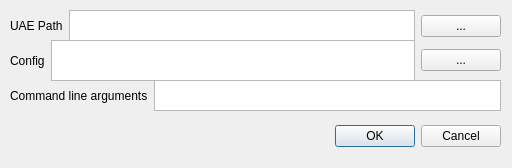
<?xml version="1.0" encoding="UTF-8"?>
<ui version="4.0">
 <class>AmigaUAEConfig</class>
 <widget class="QDialog" name="AmigaUAEConfig">
  <property name="geometry">
   <rect>
    <x>0</x>
    <y>0</y>
    <width>512</width>
    <height>168</height>
   </rect>
  </property>
  <property name="sizePolicy">
   <sizepolicy hsizetype="Preferred" vsizetype="Fixed">
    <horstretch>1</horstretch>
    <verstretch>0</verstretch>
   </sizepolicy>
  </property>
  <property name="windowTitle">
   <string>Configure settings for UAE</string>
  </property>
  <property name="modal">
   <bool>true</bool>
  </property>
  <widget class="QDialogButtonBox" name="buttonBox">
   <property name="geometry">
    <rect>
     <x>160</x>
     <y>120</y>
     <width>341</width>
     <height>32</height>
    </rect>
   </property>
   <property name="orientation">
    <enum>Qt::Horizontal</enum>
   </property>
   <property name="standardButtons">
    <set>QDialogButtonBox::Cancel|QDialogButtonBox::Ok</set>
   </property>
  </widget>
  <widget class="QWidget" name="horizontalLayoutWidget">
   <property name="geometry">
    <rect>
     <x>10</x>
     <y>10</y>
     <width>491</width>
     <height>32</height>
    </rect>
   </property>
   <layout class="QHBoxLayout" name="horizontalLayout">
    <item>
     <widget class="QLabel" name="label">
      <property name="text">
       <string>UAE Path</string>
      </property>
     </widget>
    </item>
    <item>
     <widget class="QTextEdit" name="UAEDir"/>
    </item>
    <item>
     <widget class="QPushButton" name="uaeDirSelect">
      <property name="text">
       <string>...</string>
      </property>
     </widget>
    </item>
   </layout>
  </widget>
  <widget class="QWidget" name="horizontalLayoutWidget_2">
   <property name="geometry">
    <rect>
     <x>10</x>
     <y>80</y>
     <width>491</width>
     <height>31</height>
    </rect>
   </property>
   <layout class="QHBoxLayout" name="horizontalLayout_3">
    <item>
     <widget class="QLabel" name="label_2">
      <property name="text">
       <string>Command line arguments</string>
      </property>
     </widget>
    </item>
    <item>
     <widget class="QTextEdit" name="textEdit"/>
    </item>
   </layout>
  </widget>
  <widget class="QWidget" name="horizontalLayoutWidget_3">
   <property name="geometry">
    <rect>
     <x>10</x>
     <y>40</y>
     <width>491</width>
     <height>41</height>
    </rect>
   </property>
   <layout class="QHBoxLayout" name="horizontalLayout_4">
    <item>
     <widget class="QLabel" name="label_3">
      <property name="text">
       <string>Config</string>
      </property>
     </widget>
    </item>
    <item>
     <widget class="QTextEdit" name="UAEDir_2"/>
    </item>
    <item>
     <widget class="QPushButton" name="uaeDirSelect_2">
      <property name="text">
       <string>...</string>
      </property>
     </widget>
    </item>
   </layout>
  </widget>
 </widget>
 <resources/>
 <connections>
  <connection>
   <sender>buttonBox</sender>
   <signal>accepted()</signal>
   <receiver>AmigaUAEConfig</receiver>
   <slot>accept()</slot>
   <hints>
    <hint type="sourcelabel">
     <x>248</x>
     <y>254</y>
    </hint>
    <hint type="destinationlabel">
     <x>157</x>
     <y>274</y>
    </hint>
   </hints>
  </connection>
  <connection>
   <sender>buttonBox</sender>
   <signal>rejected()</signal>
   <receiver>AmigaUAEConfig</receiver>
   <slot>reject()</slot>
   <hints>
    <hint type="sourcelabel">
     <x>316</x>
     <y>260</y>
    </hint>
    <hint type="destinationlabel">
     <x>286</x>
     <y>274</y>
    </hint>
   </hints>
  </connection>
 </connections>
</ui>
